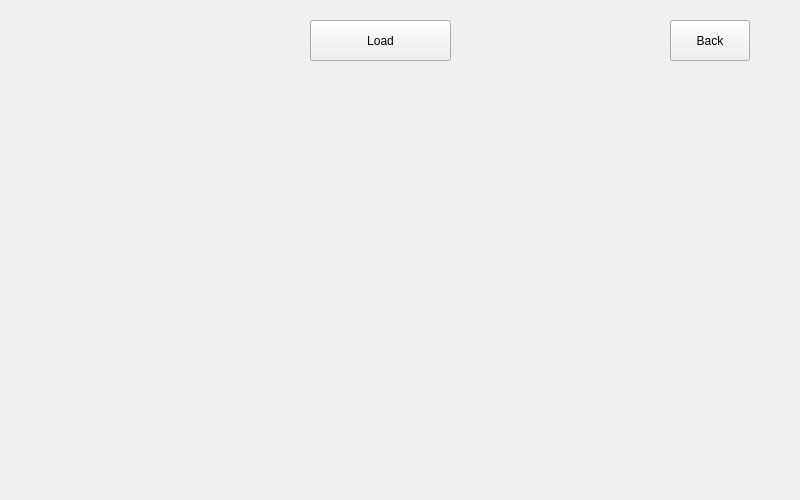
<?xml version="1.0" encoding="UTF-8"?>
<ui version="4.0">
 <class>history</class>
 <widget class="QWidget" name="history">
  <property name="geometry">
   <rect>
    <x>0</x>
    <y>0</y>
    <width>800</width>
    <height>500</height>
   </rect>
  </property>
  <property name="minimumSize">
   <size>
    <width>800</width>
    <height>500</height>
   </size>
  </property>
  <property name="baseSize">
   <size>
    <width>1200</width>
    <height>500</height>
   </size>
  </property>
  <property name="cursor">
   <cursorShape>SizeAllCursor</cursorShape>
  </property>
  <property name="windowTitle">
   <string>Form</string>
  </property>
  <widget class="QPushButton" name="pushButton">
   <property name="geometry">
    <rect>
     <x>670</x>
     <y>20</y>
     <width>80</width>
     <height>41</height>
    </rect>
   </property>
   <property name="text">
    <string>Back</string>
   </property>
  </widget>
  <widget class="QPushButton" name="pushButton_2">
   <property name="geometry">
    <rect>
     <x>310</x>
     <y>20</y>
     <width>141</width>
     <height>41</height>
    </rect>
   </property>
   <property name="text">
    <string>Load</string>
   </property>
  </widget>
  <widget class="QWidget" name="gridLayoutWidget">
   <property name="geometry">
    <rect>
     <x>10</x>
     <y>90</y>
     <width>761</width>
     <height>391</height>
    </rect>
   </property>
   <layout class="QGridLayout" name="gridLayout"/>
  </widget>
 </widget>
 <resources/>
 <connections/>
</ui>
